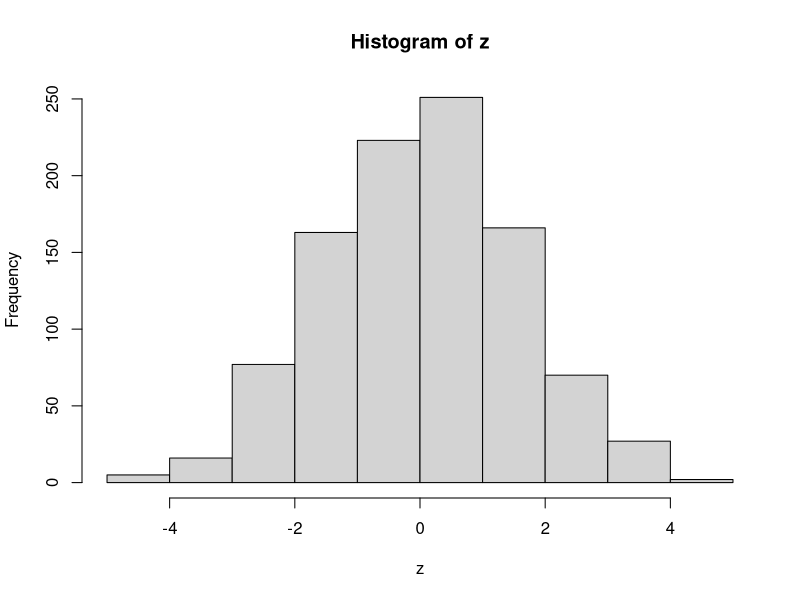
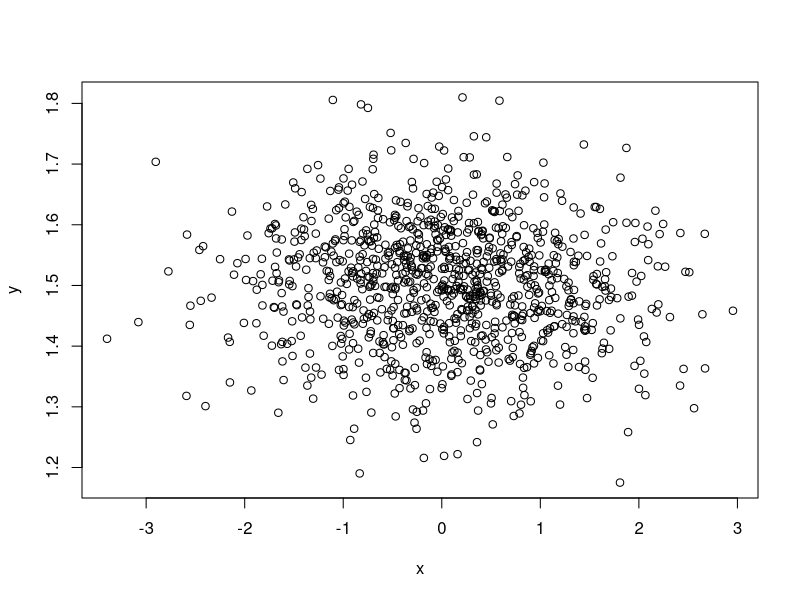
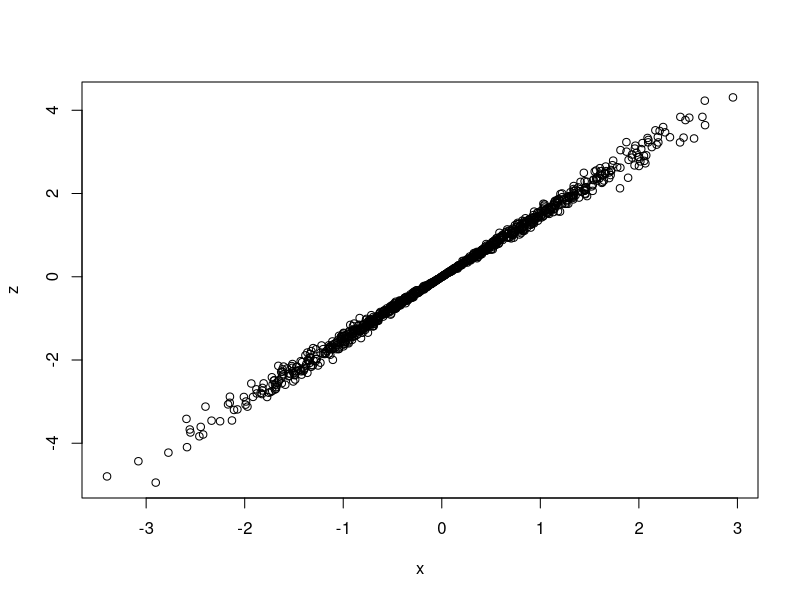

Reproduce these figures in R, in order.
## ---- chunk 1
knitr::opts_chunk$set(message=FALSE,warning=FALSE, cache=TRUE)
## ---- chunk 2
x = rnorm(1000, 0, 1)
y = rnorm(1000, 1.5, 0.1)
z = x*y
## ---- chunk 3
hist(z)
## ---- chunk 4
plot(x, y)
plot(x, z)
